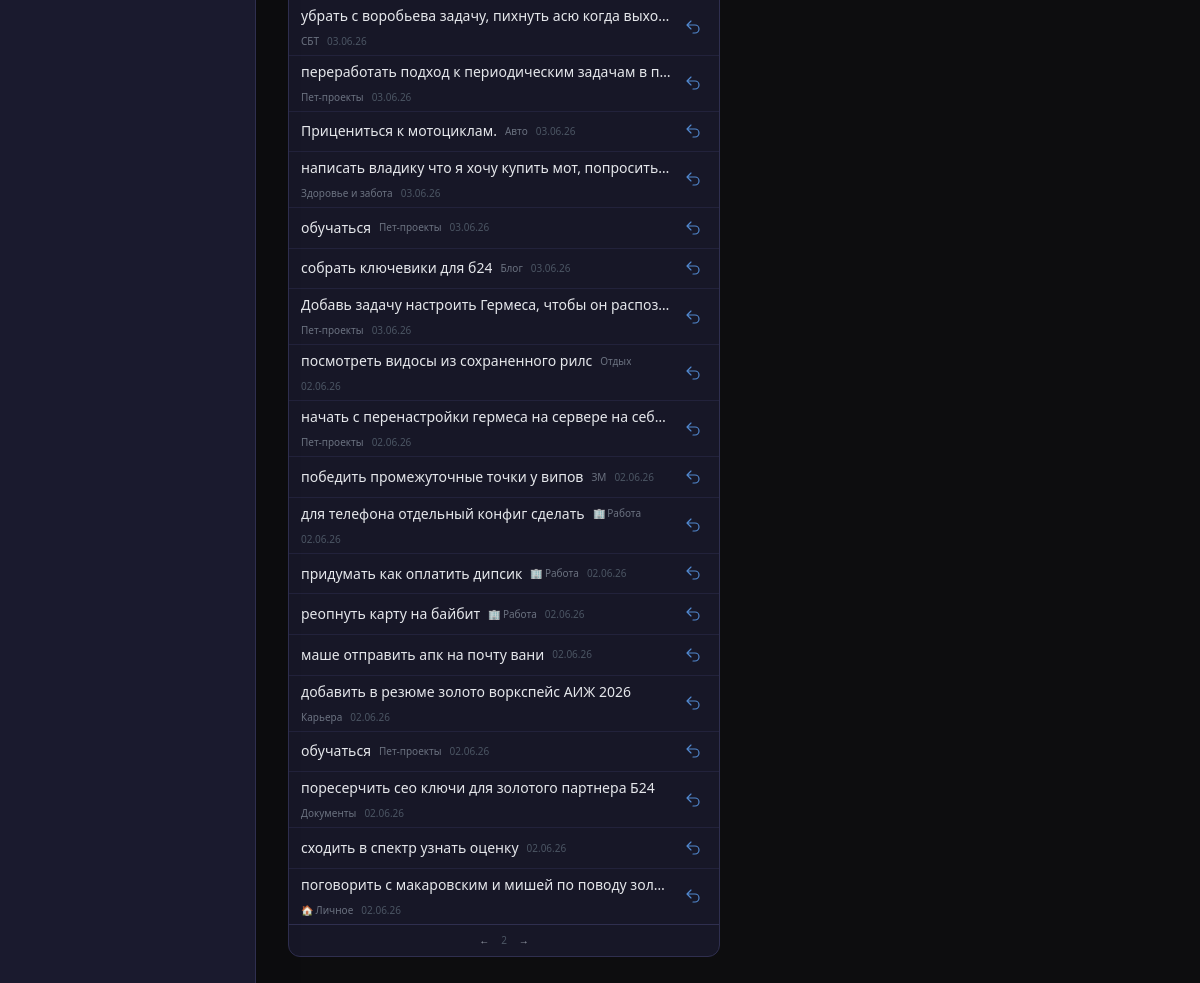
Before: /archive?page=2&shop_page=1 (lower part) with the older database file.
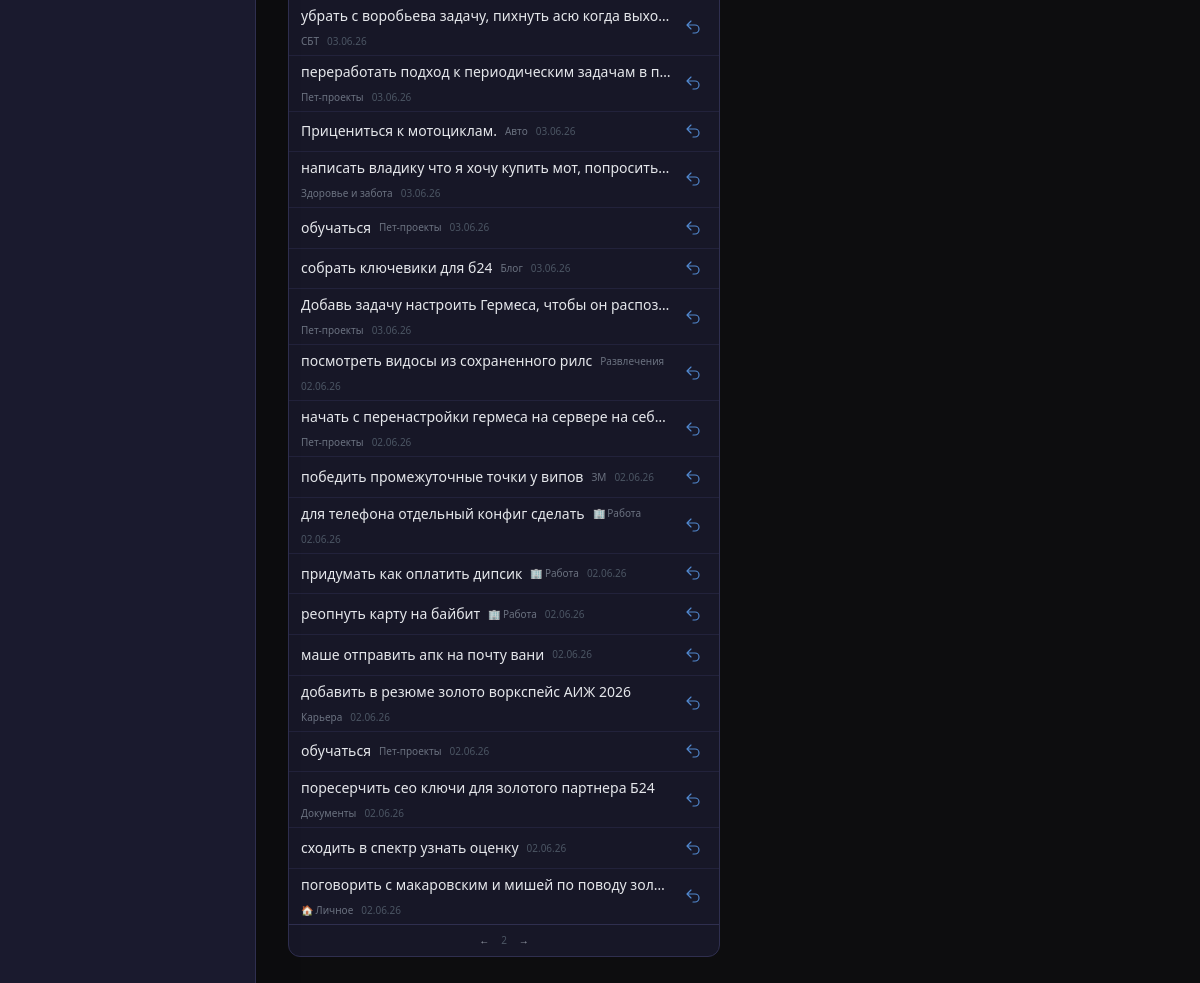
After: the same page with the newer database file.
### app/models/task.py (models this page shows)
class Task(Base):
    __tablename__ = "tasks"
    id = Column(Integer, primary_key=True, index=True)
    title = Column(String(500), nullable=False)
    description = Column(String, default="")
    category_id = Column(Integer, ForeignKey("categories.id"), nullable=True, index=True)
    status = Column(String(20), default="новая", index=True)  # новая/в_работе/выполнена/отложена
    priority = Column(String(20), default="средний")  # низкий/средний/высокий
    due_date = Column(Date, nullable=True, index=True)
    due_time = Column(Time, nullable=True) # Время встречи
    created_at = Column(DateTime(timezone=True), server_default=func.now())
    completed_at = Column(DateTime(timezone=True), nullable=True)
    source = Column(String(20), default="web")  # telegram/web/screenshot
    parent_task_id = Column(Integer, ForeignKey("tasks.id"), nullable=True, index=True)
    is_archived = Column(Boolean, default=False, index=True)
    item_kind = Column(String(20), default="task", nullable=False, index=True)  # task
    sort_order = Column(Integer, default=0)
    needs_review = Column(Boolean, default=False)
    message_hash = Column(String(64), nullable=True)
    postpones = Column(Integer, default=0)
    chronic_task = Column(Boolean, default=False, index=True)
    chronic_reviewed = Column(Boolean, default=False)
    tags = Column(String(500), nullable=True) # Теги проекта или контекста (#Антон, #Сбер)
    size = Column(String(4), nullable=True)   # L / XL — крупные задачи (NULL = обычная)
    impact_notes = Column(Text, nullable=True) # Заметки о результате/влиянии
    is_milestone = Column(Boolean, default=False, index=True) # Флаг важного достижения
    estimated_minutes = Column(Integer, nullable=True)
    actual_minutes = Column(Integer, nullable=True)
    category = relationship("Category", back_populates="tasks")
    subtasks = relationship("Task", backref="parent_task", remote_side=[id], lazy="select")

### app/models/category.py (models this page shows)
class Category(Base):
    __tablename__ = "categories"
    id = Column(Integer, primary_key=True, index=True)
    name = Column(String(100), nullable=False, index=True)
    is_global = Column(Boolean, default=False, index=True)
    parent_id = Column(Integer, ForeignKey("categories.id"), nullable=True)
    type = Column(String(20), default="task", index=True)  # task / finance
    created_at = Column(DateTime(timezone=True), server_default=func.now())
    children = relationship("Category", backref="parent", remote_side=[id], lazy="select")
    tasks = relationship("Task", back_populates="category", lazy="select")

### app/web/routes/archive.py (the view)
@router.get("/archive", response_class=HTMLResponse)
async def archive_page(
    request: Request,
    page: int = 1,
    shop_page: int = 1,
    limit: int = 50,
):
    offset = (page - 1) * limit
    shop_offset = (shop_page - 1) * limit
    async with async_session() as db:
        total_result = await db.execute(
            select(func.count(Task.id)).where(
                Task.is_archived == True,
                Task.item_kind == "task",
            )
        )
        total = total_result.scalar() or 0
        result = await db.execute(
            select(Task)
            .options(selectinload(Task.category))
            .where(Task.is_archived == True, Task.item_kind == "task")
            .order_by(Task.completed_at.desc(), Task.created_at.desc())
            .offset(offset)
            .limit(limit)
        )
        tasks = list(result.scalars().all())
        shop_total_result = await db.execute(
            select(func.count(ShoppingItem.id)).where(
                ShoppingItem.is_archived == True,
                ShoppingItem.item_kind == "purchase",
            )
        )
        shop_total = shop_total_result.scalar() or 0
        shop_result = await db.execute(
            select(ShoppingItem)
            .where(ShoppingItem.is_archived == True, ShoppingItem.item_kind == "purchase")
            .order_by(ShoppingItem.purchased_at.desc(), ShoppingItem.created_at.desc())
            .offset(shop_offset)
            .limit(limit)
        )
        shopping_archived = list(shop_result.scalars().all())
        has_prev = page > 1
        has_next = offset + limit < total
        shop_has_prev = shop_page > 1
        shop_has_next = shop_offset + limit < shop_total
    return templates.TemplateResponse(request, "archive.html", {
        "request": request,
        "tasks": tasks,
        "total": total,
        "page": page,
        "limit": limit,
        "has_prev": has_prev,
        "has_next": has_next,
        "prev_page": page - 1,
        "next_page": page + 1,
        "shopping_archived": shopping_archived,
        "shop_total": shop_total,
        "shop_page": shop_page,
        "shop_has_prev": shop_has_prev,
        "shop_has_next": shop_has_next,
        "shop_prev_page": shop_page - 1,
        "shop_next_page": shop_page + 1,
    })

### app/web/templates/archive.html (shortened to what this page needs)
{% extends "base.html" %}
{% from 'partials/icons_macros.html' import icon_restore %}
{% block content %}
<div class="max-w-6xl mx-auto">
    <div class="grid grid-cols-1 lg:grid-cols-2 gap-4 items-start">
        <section class="order-2 lg:order-1 flex flex-col min-h-0 rounded-xl border border-dark-600 bg-dark-800/80 overflow-hidden max-h-[min(55vh,32rem)] lg:max-h-[calc(100vh-10rem)]">
            <div class="flex-1 min-h-0 overflow-y-auto">
                {% if tasks %}
                <ul class="divide-y divide-dark-700/80">
                    {% for task in tasks %}
                    <li id="archive-task-{{ task.id }}"
                        class="group px-3 py-1.5 hover:bg-dark-700/40 flex items-center gap-2 min-h-[2rem]">
                        <div class="flex-1 min-w-0 flex items-center gap-2 flex-wrap">
                            <span class="text-sm font-medium text-gray-200 truncate" title="{{ task.title }}">{{ task.title }}</span>
                            {% if task.category %}
                            <span class="text-[10px] text-gray-500 truncate max-w-[6rem]">{{ task.category.name }}</span>
                            {% endif %}
                            <span class="text-[10px] text-gray-600 tabular-nums shrink-0">
                                {{ task.completed_at.strftime('%d.%m.%y') if task.completed_at else task.created_at.strftime('%d.%m.%y') }}
                            </span>
                        </div>
                        <form hx-post="/archive/{{ task.id }}/restore"
                              hx-target="#archive-task-{{ task.id }}"
                              hx-swap="outerHTML"
                              class="shrink-0">
                            <button type="submit"
                                    class="icon-action icon-action--info opacity-80 group-hover:opacity-100"
                                    title="Восстановить задачу">
                                {{ icon_restore() }}
                            </button>
                        </form>
                    </li>
                    {% endfor %}
                </ul>
                {% else %}
                <p class="text-center py-8 text-sm text-gray-600">Задач в архиве нет</p>
                {% endif %}
            </div>
            {% if has_prev or has_next %}
            <div class="shrink-0 px-3 py-2 border-t border-dark-600 flex items-center justify-center gap-3 text-[10px]">
                {% if has_prev %}
                <a href="?page={{ prev_page }}&shop_page={{ shop_page }}" class="text-gray-400 hover:text-white">←</a>
                {% endif %}
                <span class="text-gray-600 tabular-nums">{{ page }}</span>
                {% if has_next %}
                <a href="?page={{ next_page }}&shop_page={{ shop_page }}" class="text-gray-400 hover:text-white">→</a>
                {% endif %}
            </div>
            {% endif %}
        </section>
    </div>
</div>
{% endblock %}

### app/web/templates/partials/icons_macros.html (shortened to what this page needs)
{% macro icon_restore(class='w-4 h-4') %}
<svg class="{{ class }}" fill="none" stroke="currentColor" stroke-width="1.75" viewBox="0 0 24 24" aria-hidden="true">
  <path stroke-linecap="round" stroke-linejoin="round" d="M9 15L3 9m0 0l6-6M3 9h12a6 6 0 010 12h-3"/>
</svg>
{% endmacro %}

Changed rows visible on the page:
changed through a linked row, Task "посмотреть видосы из сохраненного рилс": category.name "Отдых" → "Развлечения"
